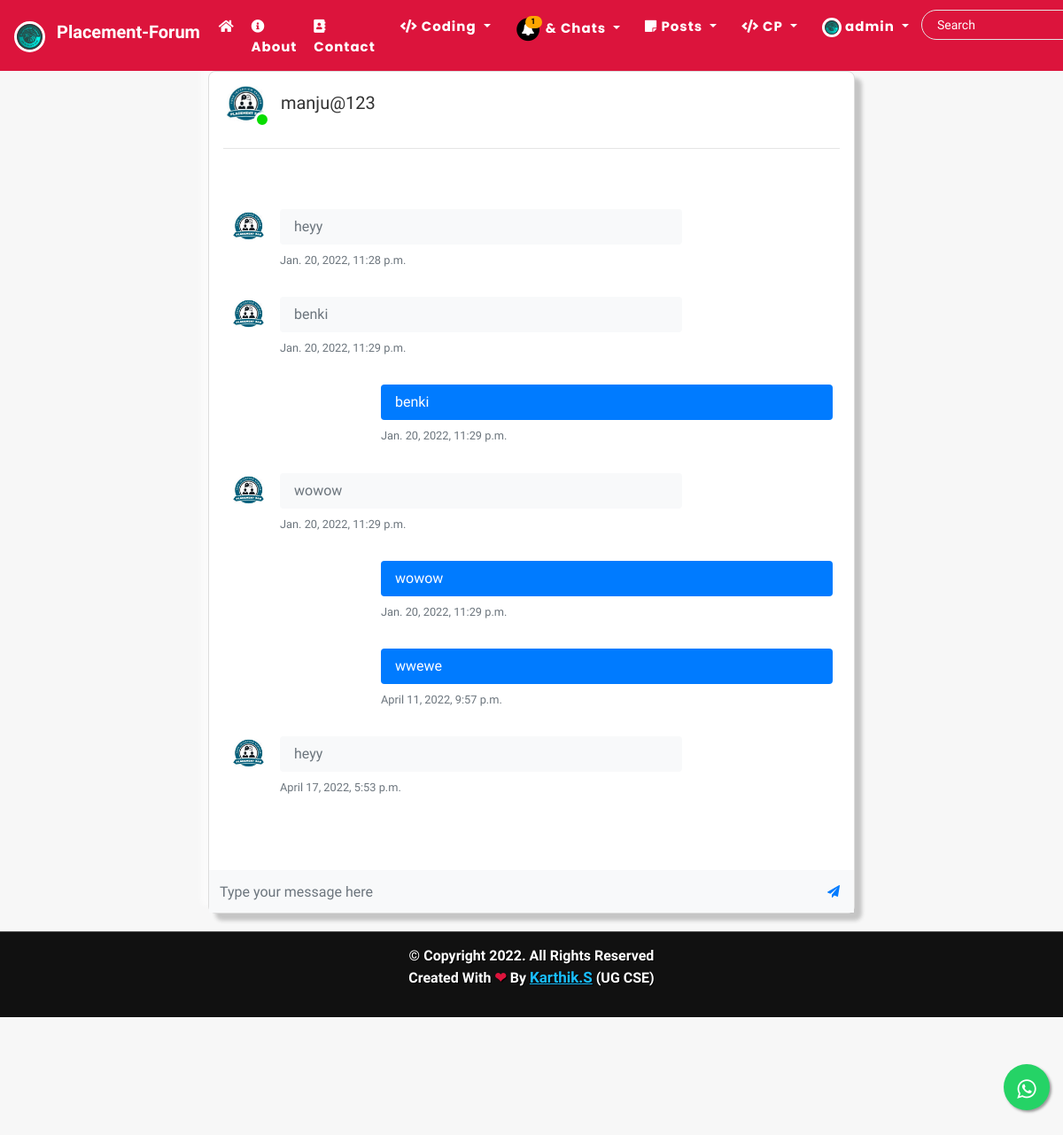
The app's page /chats/room/1-2 (signed in) with its own data.
### users/models.py (models this page shows, shortened)
class Profile(models.Model):
    user = models.OneToOneField(User, on_delete=models.CASCADE)
    is_online = models.BooleanField(default=False)
    following = models.ManyToManyField(User, related_name="following", blank=True)
    friends = models.ManyToManyField(User, related_name='my_friends', blank=True)
    bio = models.CharField(default="",blank=True,null=True,max_length=350)
    date_of_birth = models.CharField(blank=True,max_length=150)
    updated = models.DateTimeField(auto_now=True)
    created = models.DateTimeField(auto_now_add=True)
    image = models.ImageField(default='default.jpg', upload_to='profile_pics',blank=True, null=True)

### chat/models.py (models this page shows, shortened)
class Chat(models.Model):
    room_id = models.ForeignKey(Room, on_delete=models.CASCADE, related_name='chats')
    author = models.ForeignKey(User, on_delete=models.CASCADE, related_name='author_msg')
    friend = models.ForeignKey(User, on_delete=models.CASCADE, related_name='friend_msg')
    text = models.CharField(max_length=300)
    date = models.DateTimeField(auto_now_add=True)
    has_seen = models.BooleanField(default=False)

### chat/views.py (the view)
# urls.py: path('', views.room_enroll, name='room-enroll'),
@login_required
def room(request, room_name, friend_id):
    all_rooms = Room.objects.filter(room_id=room_name)
    if not all_rooms:
        messages.error(request, 'Invalid Room ID')
        return redirect('room-enroll')
    chats = Chat.objects.filter(
        room_id=room_name
    ).order_by('date')
    context = {
        'old_chats':chats,
        'my_name':request.user,
        'friend_name':User.objects.get(pk=friend_id),
        'room_name': room_name
    }
    return render(request, 'chat/chatroom.html', context)

### chat/templates/chat/chatroom.html (shortened to what this page needs)
{% extends 'blog/base.html' %}
{% block content %}
<div class="col-md-8 m-auto">
<div class="container content-section px-0 py-0" style='border-radius: 0.5rem;
box-shadow:  8px 8px 4px #c5c5c5,
             -8px -8px 4px #fbfbfb;'>
    <div class="bg-gray py-1 px-3">
        <p class="h5 mb-0 py-2">
            <span class="img-cont2">
                <img src="{{friend_name.profile.image.url}}" alt="user" width="50" height="50" class="rounded-circle">
                {% if friend_name.profile.is_online %}
                    <span class="online-circle3"></span>
                {% else %}
                    <span class="offline-circle3"></span>
                {% endif %}
            </span>
            &nbsp;&nbsp;{{friend_name}}
        </p>
        <hr>
    </div>
    <div id="chat-section" class="px-0" style=''>
        <div id="chat-box" class="chat-text-add py-5 px-4 chat-box bg-white">
            {% for chat in old_chats %}
                {% if chat.author != request.user %}
                <div class="media w-75 mb-3">
                <img src="{{chat.author.profile.image.url}}" alt="user" width="40" height="40" class="rounded-circle">
                <div class="media-body ml-3">
                    <div class="bg-light rounded py-2 px-3 mb-2">
                    <p class="text-small mb-0 text-muted">{{chat.text}}</p>
                    </div>
                    <p class="small text-muted">{{chat.date}}</p>
                </div>
                </div>
                {% else %}
                <div class="media w-75 ml-auto mb-3">
                <div class="media-body">
                    <div class="bg-primary rounded py-2 px-3 mb-2">
                    <p class="text-small mb-0 text-white">{{chat.text}}</p>
                    </div>
                    <p class="small text-muted">{{chat.date}}</p>
                </div>
                </div>
                {% endif %}
            {% endfor %}
        </div>
    </div>
    <br>
    <div class="px-0">
        <form class="bg-light chat-form">
          <div class="input-group">
            <input id="input" name="body" type="text" placeholder="Type your message here" aria-describedby="submit" class="form-control rounded-0 border-0 py-4 bg-light">
            <div class="input-group-append">
              <button id="submit" type="button" class="btn btn-link"> <i class="fa fa-paper-plane"></i></button>
            </div>
          </div>
        </form>
    </div>
</div>
</div>
<br>
{% endblock %}

### blog/templates/blog/navbar.html (shortened to what this page needs)
{% load static %}
<nav class="navbar navbar-expand-lg navbar-dark bg-steel fixed-top" style="background-color:crimson">
  <a class="navbar-brand" href="#">
    <img src="/static/blog/images/main-logo.PNG" alt="" width="35" height="35" style="border-radius:10rem;border:3px solid white" class="d-inline-block align-text-top">
    <span style="margin-left:0.5rem;color:white;font-weight:bolder;margin-top:1.2rem" style=""> Placement-Forum </span>
  </a>
  <div class="collapse navbar-collapse" id="navbarSupportedContent">
    <ul class="navbar-nav ml-auto">
      {% if user.is_authenticated %}
      <a class="nav-item nav-link" href="{% url 'blog-home' %}" style="color:white;font-weight:bolder;margin-top:0.2rem;margin-left:-0.2rem"><i class="fas fa-home"></i> </a>
      <a class="nav-item nav-link" href="{% url 'blog-about' %}" style="color:white;font-weight:bolder;margin-top:0.2rem;margin-left:-0.2rem"><i class="fas fa-info-circle"></i> About</a>
      <a class="nav-item nav-link" href="{% url 'blog-contact' %}" style="color:white;font-weight:bolder;margin-top:0.2rem;margin-left:-0.2rem"><i class="fas fa-address-book"></i> Contact</a>
      {% endif %}
      <div class="navbar-nav mr-auto">
        {% if user.is_authenticated %}
         <div class="dropdown" >
          <a class="dropdown-toggle nav-link" href="#" role="button" id="dropdownMenuLink1" style="color:white;font-weight:bolder;margin-top:0.2rem" data-toggle="dropdown" aria-haspopup="true" aria-expanded="false">
            <i class="fas fa-code"></i> Coding
          </a>
        </div>
        {% endif %}
        {% if user.is_authenticated %}
        <div class="dropdown" >
          <a class="dropdown-toggle nav-link" href="#" role="button" id="dropdownMenuLink1" style="color:white;font-weight:bolder;margin-top:0.1rem" data-toggle="dropdown" aria-haspopup="true" aria-expanded="false" style="color:white">
            <span class="fa-stack" data-count="1" style='color:black' >
              <i class="fa fa-circle fa-stack-2x"></i>
              <i class="fa fa-bell fa-stack-1x fa-inverse"></i>
            </span> & Chats
          </a>
        </div>
        <div class="dropdown">
          <a class="dropdown-toggle nav-link" href="#" role="button" id="dropdownMenuLink1" data-toggle="dropdown" aria-haspopup="true" aria-expanded="false" style="color:white;font-weight:bolder;margin-top:0.2rem">
            <i class="fas fa-sticky-note"></i> Posts
          </a>
        </div>
        <div class="dropdown">
          <a class="dropdown-toggle nav-link" href="#" role="button" id="dropdownMenuLink1" data-toggle="dropdown" aria-haspopup="true" aria-expanded="false" style="color:white;font-weight:bolder;margin-top:0.2rem">
            <i class="fas fa-code"></i> CP
          </a>
        </div>
        {% endif %}
        {% if user.is_authenticated %}
          <div class="dropdown">
            <a class="dropdown-toggle nav-link" href="#" role="button" id="dropdownMenuLink2" data-toggle="dropdown" aria-haspopup="true" aria-expanded="false" style="color:white;font-weight:bolder;margin-top:0.2rem">
              <img class="rounded-circle" style="height: 22px; width:22px;border:3px solid white" src="{{user.profile.image.url}}" alt="">&nbsp;{{user|truncatechars:"10"}}
            </a>
          </div>
        {% endif %}
      </div>
      {% if user.is_authenticated %}
      <div id="searchbar" style='margin-top:0.2rem'>
        <form method="GET" action="/search">
          <input required name="query" id="search" type="text" placeholder="Search" >
        </form>
      </div>
    </div>
    {% endif %}
</nav>

### blog/static/blog/main.css (style rules this page uses)
body { background: #f7f7f7; color: #333333; margin-top: 5rem; scroll-behavior: smooth; }
ul { margin: 0; }
.bg-steel { background: crimson; }
.site-header .navbar-nav .nav-link { color: #ffffff; font-family: 'Poppins'; font-weight: 100; margin: 0px 6px; font-size: 15px; letter-spacing: 1px; }
.content-section { background: #ffffff; padding: 10px 20px; border: 1px solid #dddddd; border-radius: 3px; margin-bottom: 20px; }
.img-cont2 { height: 55px; width: 55px; position: relative; }
.online-circle3 { width: 18px; height: 18px; border-radius: 50%; background-color: #07dd00; border: 3px solid white; bottom: -16px; right: 2px; position: absolute; }
#searchbar form { width: auto; display: flex; flex-direction: row; border-radius: 50px; padding: 3px 15px; background-color: transparent; border: 1px solid #e4e4e4; margin-right: 10px; }
#searchbar form input::placeholder { color: #fff; font-size: 14px; }
#searchbar form input { border: none; outline: none; color: #fff; font-size: 15px; flex: 1; background-color: transparent; }
.btn { border-radius: 0px; padding: 8px 15px; font-size: 14px; }
.messages-box, .chat-box { height: 58vh; overflow-y: scroll; }

### blog/templates/blog/base.html (style rules this page uses)
* { font-family: 'IBM Plex Sans Hebrew', sans-serif; }

### blog/templates/blog/navbar.html (style rules this page uses)
.fa-stack[data-count]:after { position:absolute; right:0%; top:1%; content: attr(data-count); font-size:60%; padding:.7em; border-radius:999px; line-height:.2em; color: black; background:orange; text-align:center; min-width:2em; font-weight:bold; }

### records on screen
Chat: author.profile.image (picture), text "heyy", date "Jan. 20, 2022, 11:28 p.m."
Chat: author.profile.image (picture), text "benki", date "Jan. 20, 2022, 11:29 p.m."
Chat: text "benki", date "Jan. 20, 2022, 11:29 p.m."
Chat: author.profile.image (picture), text "wowow", date "Jan. 20, 2022, 11:29 p.m."
Chat: text "wowow", date "Jan. 20, 2022, 11:29 p.m."
Chat: text "wwewe", date "April 11, 2022, 9:57 p.m."
Chat: author.profile.image (picture), text "heyy", date "April 17, 2022, 5:53 p.m."

### other values on screen
{{ user|truncatechars:"10" }} "admin"
{{ friend_name }} "manju@123"
